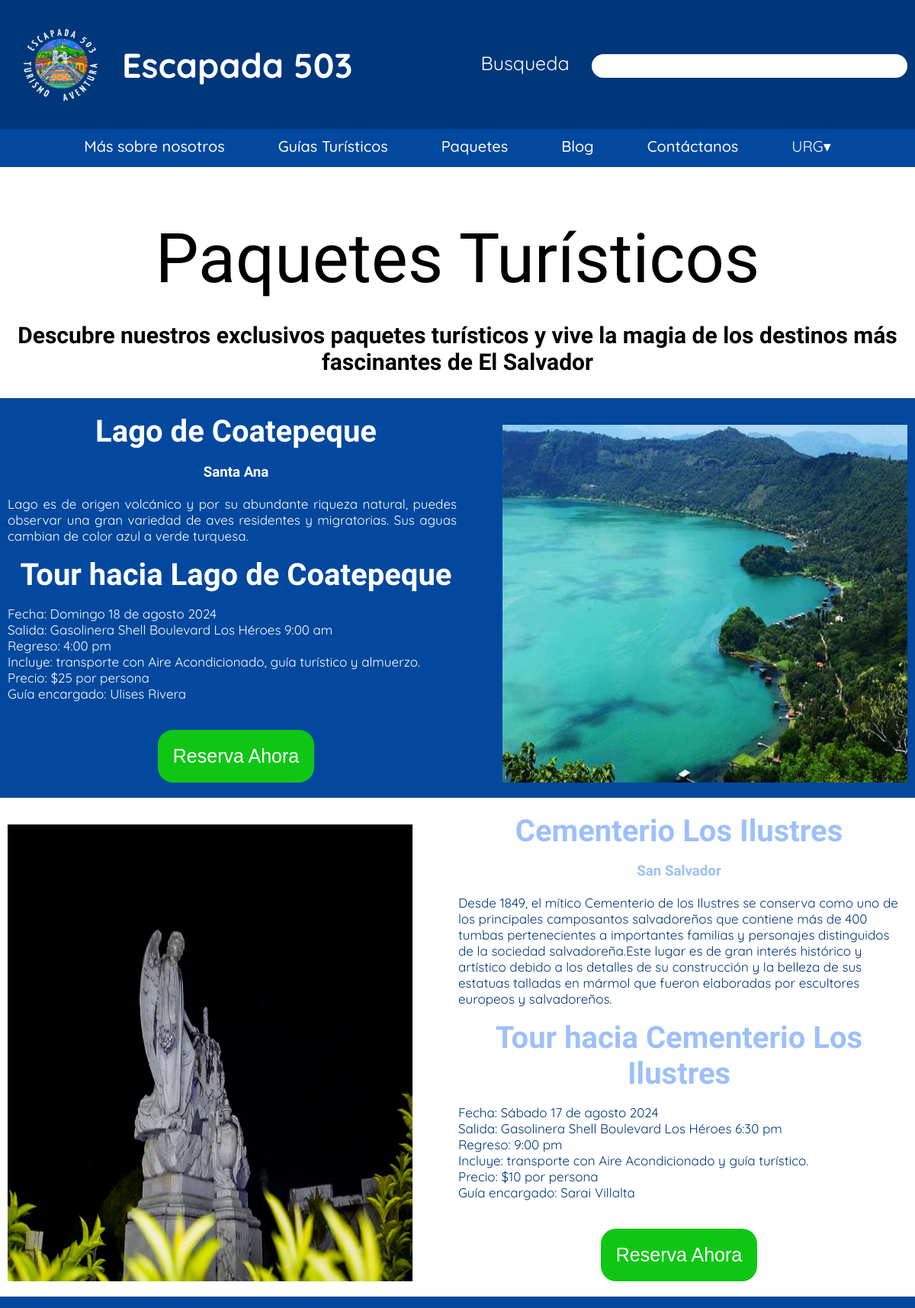
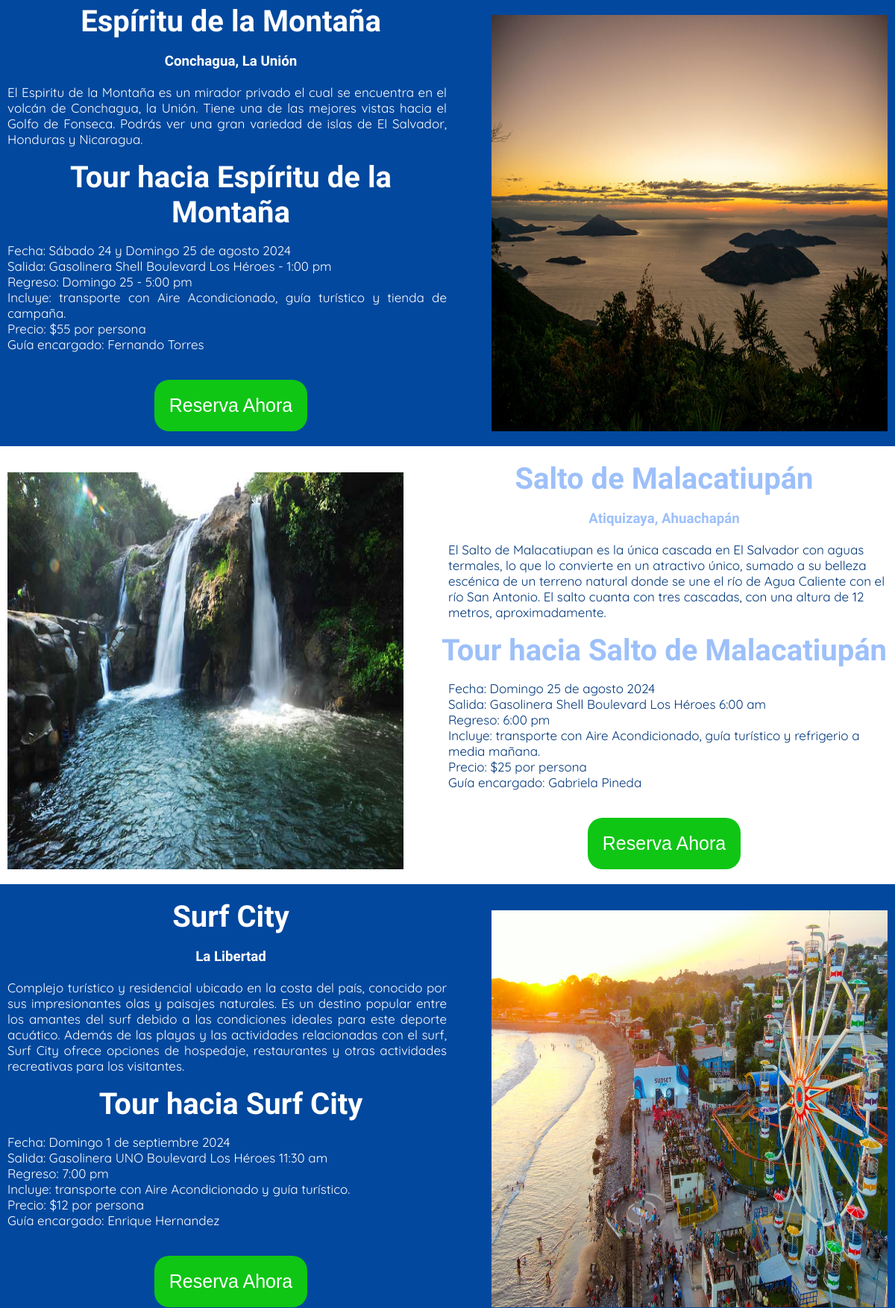
Page /paquetes/ (signed in, upper part) on the committed database (2 pictures, top to bottom).
### paquetesTuristicos/models.py (models this page shows)
class Paquetes(models.Model):
    nombre = models.CharField(max_length = 255)
    ubicacion = models.CharField(max_length = 255)
    descripcion = models.CharField(max_length = 800)
    fecha = models.CharField(max_length = 100)
    salida = models.CharField(max_length = 100)
    regreso = models.CharField(max_length = 100)
    incluye = models.CharField(max_length = 255)
    gastosExtra = models.CharField(max_length = 300)
    recorrido = models.CharField(max_length = 255)
    precio = models.CharField(max_length = 60)
    guiaEncargado = models.ForeignKey(Guias, on_delete = models.CASCADE)
    imagenes = models.CharField(max_length = 75)
    def guia_nombre(self):
        return self.guiaEncargado.nombre
    guia_nombre.short_description = 'guiaEncargado'

### guiasTuristicos/models.py (models this page shows)
class Guias(models.Model):
    nombre = models.CharField(max_length = 255)
    descripcion = models.CharField(max_length = 600)
    correo = models.CharField(max_length = 75)
    telefono = models.CharField(max_length = 25)
    zona = models.CharField(max_length = 75)
    fotografia = models.CharField(max_length = 75)

### paquetesTuristicos/views.py (the view, shortened to what this page needs)
# urls.py: path('paquetes/', include('paquetesTuristicos.paquetesUrls')),
@login_required
def paquetes(request):
    paquetesLista = Paquetes.objects.all()
    return render(request, 'paquetes.html', {'paquetesLista': paquetesLista})

### paquetesTuristicos/Templates/paquetes.html (shortened to what this page needs)
<!DOCTYPE html>
<html lang="en">
<head>
    {% load static %}
    <link rel="stylesheet" href="{% static 'paquetesStyles.css' %}">
</head>
<body>
    <header>
        <div class="header_style">
            <div class="contenido_header">
                <div class="left_section">
                    <a href="{% url 'index-url' %}"><img class="logo" src="{% static 'img/logo.png' %}"
                            alt="Logo de Escapada 503"></a>
                    <h2 class="header_titulo">Escapada 503</h2>
                </div>
                <div class="barraBusqueda">
                    <label class="lbl_busqueda">Busqueda</label>
                    <input class="searchInput barra" type="text">
                </div>
            </div>
            <div class="menu_opcionesHeader" id="menu_opcionesHeader">
                <a href="{% url 'nosotros-url' %}">Más sobre nosotros</a>
                <a href="{% url 'guias-url' %}">Guías Turísticos</a>
                <a href="{% url 'paquetes-url' %}">Paquetes</a>
                <a href="{% url 'blog-url' %}">Blog</a>
                <a href="{% url 'contactanos-url' %}">Contáctanos</a>
                <div class="user_section">
                    <div class="user_info" id="userInfo">
                        <span class="user_name">{{user.username}}</span>
                        <span class="user_menu">&#9662;</span>
                    </div>
                </div>
            </div>
        </div>
    </header>
    <h1 class="paquetes_encabezado">Paquetes Turísticos</h1>
    <h3 class="paquetes_frase">Descubre nuestros exclusivos paquetes turísticos y vive la magia de los destinos más
        fascinantes de El Salvador</h3>
    {% for paquete in paquetesLista %}
    {% if forloop.counter0|divisibleby:2 %}
    <div class="paquetes_contenedorImpar paquetes_infoImpar h2 paquetes_inforImpar h3 paquetes_inforImpar p contenido">
        <div class="paquetes_filaCampos">
            <div class="paquetes_infoImpar">
                <h2>{{paquete.nombre}}</h2>
                <h3>{{paquete.ubicacion}}</h3>
                <p>{{paquete.descripcion}}</p>
                <h2>Tour hacia {{paquete.nombre}}</h2>
                <p>Fecha: {{paquete.fecha}}<br> Salida: {{paquete.salida}}<br> Regreso: {{paquete.regreso}}<br> Incluye:
                    {{paquete.incluye}}<br> Precio: ${{paquete.precio}} por persona<br> Guía encargado:
                    {{paquete.guiaEncargado.nombre}}</p>
                <div class="reserva_contenedorBtn">
                    <button class="reservaAhoraBtn" data-nombre="{{paquete.nombre}}" data-id="{{ paquete.id }}"
                        data-precio="{{paquete.precio}}">Reserva Ahora</button>
                </div>
            </div>
            <img src="{% static paquete.imagenes%}" alt="">
        </div>
    </div>
    {% else %}
    <div class="paquetes_contenedorPar paquetes_infoPar h2 paquetes_inforPar h3 paquetes_inforPar p contenido">
        <div class="paquetes_filaCampos">
            <img src="{% static paquete.imagenes%}" alt="">
            <div class="paquetes_infoPar">
                <h2>{{paquete.nombre}}</h2>
                <h3>{{paquete.ubicacion}}</h3>
                <p>{{paquete.descripcion}}</p>
                <h2>Tour hacia {{paquete.nombre}}</h2>
                <p>Fecha: {{paquete.fecha}}<br> Salida: {{paquete.salida}}<br> Regreso: {{paquete.regreso}}<br> Incluye:
                    {{paquete.incluye}}<br> Precio: ${{paquete.precio}} por persona<br> Guía encargado:
                    {{paquete.guiaEncargado.nombre}}</p>
                <div class="reserva_contenedorBtn">
                    <button class="reservaAhoraBtn" data-nombre="{{paquete.nombre}}" data-id="{{ paquete.id }}"
                        data-precio="{{paquete.precio}}">Reserva Ahora</button>
                </div>
            </div>
        </div>
    </div>
    {% endif %}
    {% endfor %}
</body>
</html>

### paquetesTuristicos/static/paquetesStyles.css (style rules this page uses)
body { margin: 0; padding: 0; font-family: sans-serif; }
.header_style { display: flex; flex-direction: column; background-color: #00377B; }
.contenido_header { display: flex; justify-content: space-between; align-items: center; }
.left_section { display: flex; align-items: center; }
.header_titulo { color: white; font-size: 45px; font-family: "Quicksand", sans-serif; }
.menu_opcionesHeader { display: flex; gap: 70px; justify-content: center; background-color: #02489e; padding: 10px; }
.menu_opcionesHeader a, .menu_opciones a { font-family: "Quicksand", sans-serif; font-weight: 500; font-style: normal; text-decoration: none; color: white; font-size: 20px; margin-bottom: 5px; }
.logo { margin-top: 5px; width: 100px; height: 100px; padding: 30px; }
.barraBusqueda { margin-right: 10px; }
.barra { border-radius: 20px; width: 400px; border-color: transparent; padding: 5px; font-size: 15px; }
.lbl_busqueda { margin-right: 10px; }
.lbl_busqueda { font-family: "Quicksand", sans-serif; font-optical-sizing: auto; font-weight: 20px; color: white; font-size: 25px; margin-right: 25px; }
.user_section { position: relative; display: inline-block; }
.user_info { cursor: pointer; display: flex; align-items: center; }
.user_name { font-family: "Quicksand", sans-serif; font-optical-sizing: auto; font-weight: 20px; color: white; font-size: 20px; }
.user_menu { font-family: "Quicksand", sans-serif; font-optical-sizing: auto; font-weight: 20px; color: white; font-size: 20px; }
.paquetes_encabezado { font-family: "Habibi", serif; font-weight: 400; font-style: normal; margin-top: 50px; text-align: center; font-size: 90px; margin-bottom: 20px; color: black; }
.paquetes_frase { font-family: "Playwrite IT Moderna", cursive; font-optical-sizing: auto; font-weight: 100px; font-style: normal; font-size: 30px; text-align: center; }
.paquetes_contenedorImpar { display: flex; flex-direction: column; padding: 20px 10px; background-color: #02489e; }
.paquetes_infoImpar h2 { color: white; text-align: center; font-family: "Habibi", serif; font-weight: 600; font-style: normal; font-size: 40px; margin: 0; }
.paquetes_infoImpar h3 { color: white; text-align: center; font-family: "Playwrite IT Moderna", cursive; font-optical-sizing: auto; font-weight: 400px; margin-bottom: 20px; }
.paquetes_infoImpar p { color: white; font-family: "Quicksand", sans-serif; font-optical-sizing: auto; font-size: 17px; text-align: justify; margin-right: 10px; }
.paquetes_contenedorPar { display: flex; flex-direction: column; padding: 20px 10px; background-color: white; }
.paquetes_infoPar h2 { color: #3b82f680; text-align: center; font-family: "Habibi", serif; font-weight: 600; font-style: normal; font-size: 40px; margin: 0; }
.paquetes_infoPar h3 { color: #3b82f680; text-align: center; font-family: "Playwrite IT Moderna", cursive; font-optical-sizing: auto; font-weight: 400px; margin-bottom: 20px; }
.paquetes_infoPar p { color: #00377B; font-family: "Quicksand", sans-serif; font-optical-sizing: auto; font-size: 17px; margin-left: 10px; }
.paquetes_filaCampos { display: flex; flex-direction: row; margin: auto; gap: 50px; }
.paquetes_filaCampos img { margin-top: 15px; max-width: 45%; max-height: 45%; }
.reservaAhoraBtn { margin-top: 20px; padding: 20px; font-size: 25px; border-radius: 20px; border: none; background-color: #0fc615; color: white; cursor: pointer; }
.reserva_contenedorBtn { display: flex; justify-content: center; }

### rows in the picture
Paquetes: nombre "Lago de Coatepeque", ubicacion "Santa Ana", descripcion "Lago es de origen volcánico y por su abundante riqueza natural, puedes observar una gran variedad de aves residentes y migratorias. Sus aguas cambian de color azul a verde turquesa.", fecha "Domingo 18 de agosto 2024", salida "Gasolinera Shell Boulevard Los Héroes 9:00 am", regreso "4:00 pm", incluye "transporte con Aire Acondicionado, guía turístico y almuerzo.", precio "25", guiaEncargado.nombre "Ulises Rivera", imagenes (picture)
Paquetes: imagenes (picture), nombre "Cementerio Los Ilustres", ubicacion "San Salvador", descripcion "Desde 1849, el mítico Cementerio de los Ilustres se conserva como uno de los principales camposantos salvadoreños que contiene más de 400 tumbas pertenecientes a importantes familias y personajes distinguidos de la sociedad salvadoreña.Este lugar es de gran interés histórico y artístico debido a los detalles de su construcción y la belleza de sus estatuas talladas en mármol que fueron elaboradas por escultores europeos y salvadoreños.", fecha "Sábado 17 de agosto 2024", salida "Gasolinera Shell Boulevard Los Héroes 6:30 pm", regreso "9:00 pm", incluye "transporte con Aire Acondicionado y guía turístico.", precio "10", guiaEncargado.nombre "Sarai Villalta"
Paquetes: nombre "Espíritu de la Montaña", ubicacion "Conchagua, La Unión", descripcion "El Espiritu de la Montaña es un mirador privado el cual se encuentra en el volcán de Conchagua, la Unión. Tiene una de las mejores vistas hacia el Golfo de Fonseca. Podrás ver una gran variedad de islas de El Salvador, Honduras y Nicaragua.", fecha "Sábado 24 y Domingo 25 de agosto 2024", salida "Gasolinera Shell Boulevard Los Héroes - 1:00 pm", regreso "Domingo 25 - 5:00 pm", incluye "transporte con Aire Acondicionado, guía turístico y tienda de campaña.", precio "55", guiaEncargado.nombre "Fernando Torres", imagenes (picture)
Paquetes: imagenes (picture), nombre "Salto de Malacatiupán", ubicacion "Atiquizaya, Ahuachapán", descripcion "El Salto de Malacatiupan es la única cascada en El Salvador con aguas termales, lo que lo convierte en un atractivo único, sumado a su belleza escénica de un terreno natural donde se une el río de Agua Caliente con el río San Antonio. El salto cuanta con tres cascadas, con una altura de 12 metros, aproximadamente.", fecha "Domingo 25 de agosto 2024", salida "Gasolinera Shell Boulevard Los Héroes 6:00 am", regreso "6:00 pm", incluye "transporte con Aire Acondicionado, guía turístico y refrigerio a media mañana.", precio "25", guiaEncargado.nombre "Gabriela Pineda"
Paquetes: nombre "Surf City", ubicacion "La Libertad", descripcion "Complejo turístico y residencial ubicado en la costa del país, conocido por sus impresionantes olas y paisajes naturales. Es un destino popular entre los amantes del surf debido a las condiciones ideales para este deporte acuático. Además de las playas y las actividades relacionadas con el surf, Surf City ofrece opciones de hospedaje, restaurantes y otras actividades recreativas para los visitantes.", fecha "Domingo 1 de septiembre 2024", salida "Gasolinera UNO Boulevard Los Héroes 11:30 am", regreso "7:00 pm", incluye "transporte con Aire Acondicionado y guía turístico.", precio "12", guiaEncargado.nombre "Enrique Hernandez", imagenes (picture)

### other values in the picture
{{ user.username }} "URG"
